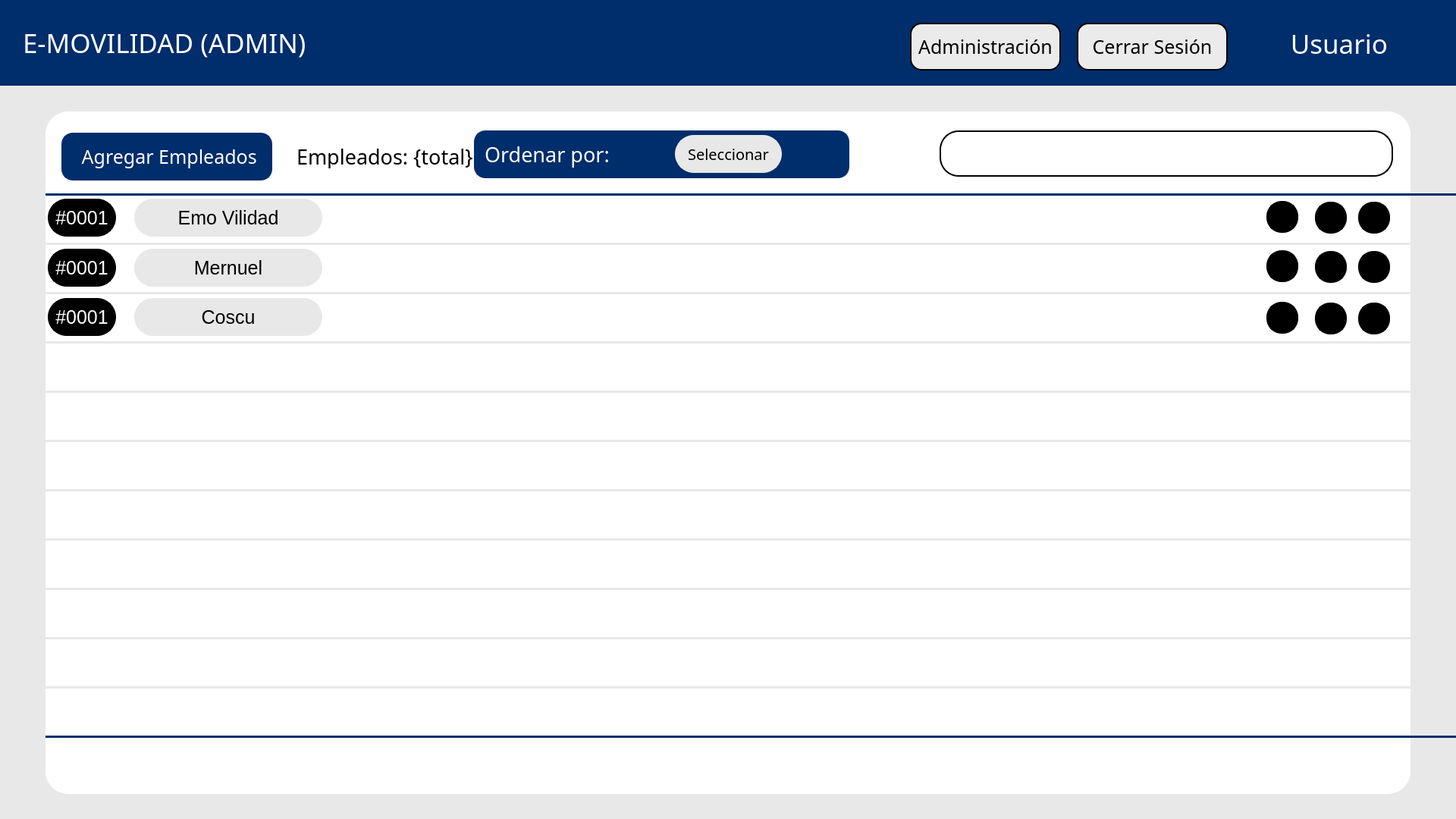
<?xml version="1.0" encoding="UTF-8"?>
<ui version="4.0">
 <class>Widget</class>
 <widget class="QWidget" name="Widget">
  <property name="geometry">
   <rect>
    <x>0</x>
    <y>0</y>
    <width>1920</width>
    <height>1080</height>
   </rect>
  </property>
  <property name="windowTitle">
   <string>Widget</string>
  </property>
  <widget class="QLabel" name="label_3">
   <property name="geometry">
    <rect>
     <x>0</x>
     <y>0</y>
     <width>1920</width>
     <height>113</height>
    </rect>
   </property>
   <property name="styleSheet">
    <string notr="true">background-color: rgb(0, 45, 107);</string>
   </property>
   <property name="text">
    <string/>
   </property>
   <property name="scaledContents">
    <bool>false</bool>
   </property>
  </widget>
  <widget class="QLabel" name="label_4">
   <property name="geometry">
    <rect>
     <x>0</x>
     <y>113</y>
     <width>1920</width>
     <height>967</height>
    </rect>
   </property>
   <property name="styleSheet">
    <string notr="true">background-color: #e8e8e8; </string>
   </property>
   <property name="text">
    <string/>
   </property>
   <property name="scaledContents">
    <bool>false</bool>
   </property>
  </widget>
  <widget class="QLabel" name="label_5">
   <property name="geometry">
    <rect>
     <x>918</x>
     <y>14</y>
     <width>85</width>
     <height>85</height>
    </rect>
   </property>
   <property name="styleSheet">
    <string notr="true"/>
   </property>
   <property name="text">
    <string/>
   </property>
   <property name="pixmap">
    <pixmap>logo.png</pixmap>
   </property>
   <property name="scaledContents">
    <bool>true</bool>
   </property>
  </widget>
  <widget class="QLabel" name="label_6">
   <property name="geometry">
    <rect>
     <x>60</x>
     <y>147</y>
     <width>1800</width>
     <height>900</height>
    </rect>
   </property>
   <property name="styleSheet">
    <string notr="true">background-color: white;
    border: 2px solid #ffffff;
    border-radius: 30px; /* Bordes redondeados */
    padding: 5px;</string>
   </property>
   <property name="text">
    <string/>
   </property>
   <property name="scaledContents">
    <bool>false</bool>
   </property>
  </widget>
  <widget class="QPushButton" name="botonAgregar">
   <property name="geometry">
    <rect>
     <x>81</x>
     <y>175</y>
     <width>278</width>
     <height>63</height>
    </rect>
   </property>
   <property name="font">
    <font>
     <family>icon-ui</family>
     <pointsize>19</pointsize>
    </font>
   </property>
   <property name="styleSheet">
    <string notr="true">background-color: rgb(0, 45, 107);
color: white;

border: 2px solid #002d6b;
border-radius: 15px; /* Bordes redondeados */
padding: 5px;



</string>
   </property>
   <property name="text">
    <string> Agregar Empleados</string>
   </property>
   <property name="icon">
    <iconset>
     <normaloff>c.png</normaloff>c.png</iconset>
   </property>
  </widget>
  <widget class="QLabel" name="label_12">
   <property name="geometry">
    <rect>
     <x>30</x>
     <y>36</y>
     <width>381</width>
     <height>41</height>
    </rect>
   </property>
   <property name="font">
    <font>
     <family>icon-ui</family>
     <pointsize>26</pointsize>
    </font>
   </property>
   <property name="styleSheet">
    <string notr="true">color: white;</string>
   </property>
   <property name="text">
    <string>E-MOVILIDAD (ADMIN)</string>
   </property>
   <property name="alignment">
    <set>Qt::AlignmentFlag::AlignLeading|Qt::AlignmentFlag::AlignLeft|Qt::AlignmentFlag::AlignVCenter</set>
   </property>
  </widget>
  <widget class="QLabel" name="label_14">
   <property name="geometry">
    <rect>
     <x>391</x>
     <y>190</y>
     <width>355</width>
     <height>32</height>
    </rect>
   </property>
   <property name="font">
    <font>
     <family>icon-ui</family>
     <pointsize>20</pointsize>
    </font>
   </property>
   <property name="styleSheet">
    <string notr="true">color: black;</string>
   </property>
   <property name="text">
    <string>Empleados: {total}</string>
   </property>
   <property name="alignment">
    <set>Qt::AlignmentFlag::AlignLeading|Qt::AlignmentFlag::AlignLeft|Qt::AlignmentFlag::AlignVCenter</set>
   </property>
  </widget>
  <widget class="QLabel" name="label">
   <property name="geometry">
    <rect>
     <x>60</x>
     <y>255</y>
     <width>1920</width>
     <height>3</height>
    </rect>
   </property>
   <property name="styleSheet">
    <string notr="true">background-color: rgb(0, 45, 107);</string>
   </property>
   <property name="text">
    <string/>
   </property>
  </widget>
  <widget class="QLabel" name="label_2">
   <property name="geometry">
    <rect>
     <x>60</x>
     <y>320</y>
     <width>1920</width>
     <height>3</height>
    </rect>
   </property>
   <property name="styleSheet">
    <string notr="true">background-color: rgb(232, 232, 232);</string>
   </property>
   <property name="text">
    <string/>
   </property>
  </widget>
  <widget class="QLabel" name="label_10">
   <property name="geometry">
    <rect>
     <x>60</x>
     <y>385</y>
     <width>1920</width>
     <height>3</height>
    </rect>
   </property>
   <property name="styleSheet">
    <string notr="true">background-color: rgb(232, 232, 232);</string>
   </property>
   <property name="text">
    <string/>
   </property>
  </widget>
  <widget class="QLabel" name="label_11">
   <property name="geometry">
    <rect>
     <x>60</x>
     <y>515</y>
     <width>1920</width>
     <height>3</height>
    </rect>
   </property>
   <property name="styleSheet">
    <string notr="true">background-color: rgb(232, 232, 232);</string>
   </property>
   <property name="text">
    <string/>
   </property>
  </widget>
  <widget class="QLabel" name="label_9">
   <property name="geometry">
    <rect>
     <x>60</x>
     <y>450</y>
     <width>1920</width>
     <height>3</height>
    </rect>
   </property>
   <property name="styleSheet">
    <string notr="true">background-color: rgb(232, 232, 232);</string>
   </property>
   <property name="text">
    <string/>
   </property>
  </widget>
  <widget class="QLabel" name="label_15">
   <property name="geometry">
    <rect>
     <x>60</x>
     <y>645</y>
     <width>1920</width>
     <height>3</height>
    </rect>
   </property>
   <property name="styleSheet">
    <string notr="true">background-color: rgb(232, 232, 232);</string>
   </property>
   <property name="text">
    <string/>
   </property>
  </widget>
  <widget class="QLabel" name="label_16">
   <property name="geometry">
    <rect>
     <x>60</x>
     <y>580</y>
     <width>1920</width>
     <height>3</height>
    </rect>
   </property>
   <property name="styleSheet">
    <string notr="true">background-color: rgb(232, 232, 232);</string>
   </property>
   <property name="text">
    <string/>
   </property>
  </widget>
  <widget class="QLabel" name="label_17">
   <property name="geometry">
    <rect>
     <x>60</x>
     <y>710</y>
     <width>1920</width>
     <height>3</height>
    </rect>
   </property>
   <property name="styleSheet">
    <string notr="true">background-color: rgb(232, 232, 232);</string>
   </property>
   <property name="text">
    <string/>
   </property>
  </widget>
  <widget class="QLabel" name="label_18">
   <property name="geometry">
    <rect>
     <x>60</x>
     <y>775</y>
     <width>1920</width>
     <height>3</height>
    </rect>
   </property>
   <property name="styleSheet">
    <string notr="true">background-color: rgb(232, 232, 232);</string>
   </property>
   <property name="text">
    <string/>
   </property>
  </widget>
  <widget class="QLabel" name="label_19">
   <property name="geometry">
    <rect>
     <x>60</x>
     <y>840</y>
     <width>1920</width>
     <height>3</height>
    </rect>
   </property>
   <property name="styleSheet">
    <string notr="true">background-color: rgb(232, 232, 232);</string>
   </property>
   <property name="text">
    <string/>
   </property>
  </widget>
  <widget class="QLabel" name="label_20">
   <property name="geometry">
    <rect>
     <x>60</x>
     <y>970</y>
     <width>1920</width>
     <height>3</height>
    </rect>
   </property>
   <property name="styleSheet">
    <string notr="true">background-color: rgb(0, 45, 107);</string>
   </property>
   <property name="text">
    <string/>
   </property>
  </widget>
  <widget class="QLabel" name="label_21">
   <property name="geometry">
    <rect>
     <x>60</x>
     <y>905</y>
     <width>1920</width>
     <height>3</height>
    </rect>
   </property>
   <property name="styleSheet">
    <string notr="true">background-color: rgb(232, 232, 232);</string>
   </property>
   <property name="text">
    <string/>
   </property>
  </widget>
  <widget class="QLabel" name="label_35">
   <property name="geometry">
    <rect>
     <x>63</x>
     <y>262</y>
     <width>90</width>
     <height>50</height>
    </rect>
   </property>
   <property name="font">
    <font>
     <family>Segoe UI</family>
     <pointsize>19</pointsize>
    </font>
   </property>
   <property name="styleSheet">
    <string notr="true">background-color: rgb(0, 0, 0);
color: rgb(255, 255, 255);

border: 2px solid #000000;
border-radius: 25px; /* Bordes redondeados */
padding: 5px;
</string>
   </property>
   <property name="text">
    <string>#0001</string>
   </property>
   <property name="alignment">
    <set>Qt::AlignmentFlag::AlignCenter</set>
   </property>
  </widget>
  <widget class="QLabel" name="label_36">
   <property name="geometry">
    <rect>
     <x>63</x>
     <y>328</y>
     <width>90</width>
     <height>50</height>
    </rect>
   </property>
   <property name="font">
    <font>
     <family>Segoe UI</family>
     <pointsize>19</pointsize>
    </font>
   </property>
   <property name="styleSheet">
    <string notr="true">background-color: rgb(0, 0, 0);
color: rgb(255, 255, 255);

border: 2px solid #000000;
border-radius: 25px; /* Bordes redondeados */
padding: 5px;
</string>
   </property>
   <property name="text">
    <string>#0001</string>
   </property>
   <property name="alignment">
    <set>Qt::AlignmentFlag::AlignCenter</set>
   </property>
  </widget>
  <widget class="QLabel" name="label_37">
   <property name="geometry">
    <rect>
     <x>63</x>
     <y>393</y>
     <width>90</width>
     <height>50</height>
    </rect>
   </property>
   <property name="font">
    <font>
     <family>Segoe UI</family>
     <pointsize>19</pointsize>
    </font>
   </property>
   <property name="styleSheet">
    <string notr="true">background-color: rgb(0, 0, 0);
color: rgb(255, 255, 255);

border: 2px solid #000000;
border-radius: 25px; /* Bordes redondeados */
padding: 5px;
</string>
   </property>
   <property name="text">
    <string>#0001</string>
   </property>
   <property name="alignment">
    <set>Qt::AlignmentFlag::AlignCenter</set>
   </property>
  </widget>
  <widget class="QLabel" name="label_38">
   <property name="geometry">
    <rect>
     <x>177</x>
     <y>262</y>
     <width>248</width>
     <height>50</height>
    </rect>
   </property>
   <property name="font">
    <font>
     <family>Segoe UI</family>
     <pointsize>19</pointsize>
    </font>
   </property>
   <property name="styleSheet">
    <string notr="true">background-color: #e8e8e8;
color: black;

border: 2px solid #e8e8e8;
border-radius: 25px; /* Bordes redondeados */
padding: 5px;
</string>
   </property>
   <property name="text">
    <string>Emo Vilidad</string>
   </property>
   <property name="alignment">
    <set>Qt::AlignmentFlag::AlignCenter</set>
   </property>
  </widget>
  <widget class="QLabel" name="label_39">
   <property name="geometry">
    <rect>
     <x>177</x>
     <y>328</y>
     <width>248</width>
     <height>50</height>
    </rect>
   </property>
   <property name="font">
    <font>
     <family>Segoe UI</family>
     <pointsize>19</pointsize>
    </font>
   </property>
   <property name="styleSheet">
    <string notr="true">background-color: #e8e8e8;
color: black;

border: 2px solid #e8e8e8;
border-radius: 25px; /* Bordes redondeados */
padding: 5px;
</string>
   </property>
   <property name="text">
    <string>Mernuel</string>
   </property>
   <property name="alignment">
    <set>Qt::AlignmentFlag::AlignCenter</set>
   </property>
  </widget>
  <widget class="QLabel" name="label_40">
   <property name="geometry">
    <rect>
     <x>177</x>
     <y>393</y>
     <width>248</width>
     <height>50</height>
    </rect>
   </property>
   <property name="font">
    <font>
     <family>Segoe UI</family>
     <pointsize>19</pointsize>
    </font>
   </property>
   <property name="styleSheet">
    <string notr="true">background-color: #e8e8e8;
color: black;

border: 2px solid #e8e8e8;
border-radius: 25px; /* Bordes redondeados */
padding: 5px;
</string>
   </property>
   <property name="text">
    <string>Coscu</string>
   </property>
   <property name="alignment">
    <set>Qt::AlignmentFlag::AlignCenter</set>
   </property>
  </widget>
  <widget class="QPushButton" name="botonEditar1">
   <property name="geometry">
    <rect>
     <x>1734</x>
     <y>266</y>
     <width>42</width>
     <height>42</height>
    </rect>
   </property>
   <property name="font">
    <font>
     <family>icon-ui</family>
     <pointsize>19</pointsize>
    </font>
   </property>
   <property name="styleSheet">
    <string notr="true">background-color: black;

border: 2px solid black;
border-radius: 20px; /* Bordes redondeados */
padding: 5px;</string>
   </property>
   <property name="text">
    <string/>
   </property>
   <property name="icon">
    <iconset>
     <normaloff>edit.png</normaloff>edit.png</iconset>
   </property>
  </widget>
  <widget class="QPushButton" name="botonEditar2">
   <property name="geometry">
    <rect>
     <x>1734</x>
     <y>331</y>
     <width>42</width>
     <height>42</height>
    </rect>
   </property>
   <property name="font">
    <font>
     <family>icon-ui</family>
     <pointsize>19</pointsize>
    </font>
   </property>
   <property name="styleSheet">
    <string notr="true">background-color: black;

border: 2px solid black;
border-radius: 20px; /* Bordes redondeados */
padding: 5px;</string>
   </property>
   <property name="text">
    <string/>
   </property>
   <property name="icon">
    <iconset>
     <normaloff>edit.png</normaloff>edit.png</iconset>
   </property>
  </widget>
  <widget class="QPushButton" name="botonEditar3">
   <property name="geometry">
    <rect>
     <x>1734</x>
     <y>399</y>
     <width>42</width>
     <height>42</height>
    </rect>
   </property>
   <property name="font">
    <font>
     <family>icon-ui</family>
     <pointsize>19</pointsize>
    </font>
   </property>
   <property name="styleSheet">
    <string notr="true">background-color: black;

border: 2px solid black;
border-radius: 20px; /* Bordes redondeados */
padding: 5px;</string>
   </property>
   <property name="text">
    <string/>
   </property>
   <property name="icon">
    <iconset>
     <normaloff>edit.png</normaloff>edit.png</iconset>
   </property>
  </widget>
  <widget class="QPushButton" name="botonSacar2">
   <property name="geometry">
    <rect>
     <x>1791</x>
     <y>331</y>
     <width>42</width>
     <height>42</height>
    </rect>
   </property>
   <property name="font">
    <font>
     <family>icon-ui</family>
     <pointsize>19</pointsize>
    </font>
   </property>
   <property name="styleSheet">
    <string notr="true">background-color: black;

border: 2px solid black;
border-radius: 20px; /* Bordes redondeados */
padding: 5px;</string>
   </property>
   <property name="text">
    <string/>
   </property>
   <property name="icon">
    <iconset>
     <normaloff>close.png</normaloff>close.png</iconset>
   </property>
  </widget>
  <widget class="QPushButton" name="botonSacar1">
   <property name="geometry">
    <rect>
     <x>1791</x>
     <y>266</y>
     <width>42</width>
     <height>42</height>
    </rect>
   </property>
   <property name="font">
    <font>
     <family>icon-ui</family>
     <pointsize>19</pointsize>
    </font>
   </property>
   <property name="styleSheet">
    <string notr="true">background-color: black;

border: 2px solid black;
border-radius: 20px; /* Bordes redondeados */
padding: 5px;</string>
   </property>
   <property name="text">
    <string/>
   </property>
   <property name="icon">
    <iconset>
     <normaloff>close.png</normaloff>close.png</iconset>
   </property>
  </widget>
  <widget class="QPushButton" name="botonSacar3">
   <property name="geometry">
    <rect>
     <x>1791</x>
     <y>399</y>
     <width>42</width>
     <height>42</height>
    </rect>
   </property>
   <property name="font">
    <font>
     <family>icon-ui</family>
     <pointsize>19</pointsize>
    </font>
   </property>
   <property name="styleSheet">
    <string notr="true">background-color: black;

border: 2px solid black;
border-radius: 20px; /* Bordes redondeados */
padding: 5px;</string>
   </property>
   <property name="text">
    <string/>
   </property>
   <property name="icon">
    <iconset>
     <normaloff>close.png</normaloff>close.png</iconset>
   </property>
  </widget>
  <widget class="QLabel" name="label_22">
   <property name="geometry">
    <rect>
     <x>625</x>
     <y>172</y>
     <width>495</width>
     <height>63</height>
    </rect>
   </property>
   <property name="font">
    <font>
     <family>icon-ui</family>
     <pointsize>20</pointsize>
    </font>
   </property>
   <property name="styleSheet">
    <string notr="true">color: white;
background-color: rgb(0, 45, 107);

border: 2px solid #002d6b;
border-radius: 15px; /* Bordes redondeados */
padding: 5px;</string>
   </property>
   <property name="text">
    <string>Ordenar por:</string>
   </property>
   <property name="alignment">
    <set>Qt::AlignmentFlag::AlignLeading|Qt::AlignmentFlag::AlignLeft|Qt::AlignmentFlag::AlignVCenter</set>
   </property>
  </widget>
  <widget class="QPushButton" name="botonOrdenar1">
   <property name="geometry">
    <rect>
     <x>890</x>
     <y>178</y>
     <width>141</width>
     <height>50</height>
    </rect>
   </property>
   <property name="font">
    <font>
     <family>icon-ui</family>
     <pointsize>-1</pointsize>
    </font>
   </property>
   <property name="styleSheet">
    <string notr="true">background-color: #e8e8e8;
font-size:20px;
color:black;


border: 2px solid #e8e8e8;
border-radius: 25px; /* Bordes redondeados */
padding: 5px;</string>
   </property>
   <property name="text">
    <string>Seleccionar</string>
   </property>
   <property name="icon">
    <iconset>
     <normaloff>down_arrow.png</normaloff>down_arrow.png</iconset>
   </property>
  </widget>
  <widget class="QLabel" name="label_23">
   <property name="geometry">
    <rect>
     <x>1239</x>
     <y>172</y>
     <width>598</width>
     <height>61</height>
    </rect>
   </property>
   <property name="font">
    <font>
     <family>icon-ui</family>
     <pointsize>20</pointsize>
    </font>
   </property>
   <property name="styleSheet">
    <string notr="true">color: white;
background-color: white;

border: 2px solid black;
border-radius: 25px; /* Bordes redondeados */
padding: 5px;</string>
   </property>
   <property name="text">
    <string/>
   </property>
   <property name="alignment">
    <set>Qt::AlignmentFlag::AlignLeading|Qt::AlignmentFlag::AlignLeft|Qt::AlignmentFlag::AlignVCenter</set>
   </property>
  </widget>
  <widget class="QLineEdit" name="lineEdit">
   <property name="geometry">
    <rect>
     <x>1290</x>
     <y>190</y>
     <width>501</width>
     <height>31</height>
    </rect>
   </property>
   <property name="styleSheet">
    <string notr="true">color: black;
background-color: white;

border: 2px solid white;
border-radius: 25px; /* Bordes redondeados */
padding: 5px;

font-size:15px;</string>
   </property>
  </widget>
  <widget class="QPushButton" name="botonBuscar">
   <property name="geometry">
    <rect>
     <x>1250</x>
     <y>185</y>
     <width>31</width>
     <height>41</height>
    </rect>
   </property>
   <property name="font">
    <font>
     <family>icon-ui</family>
     <pointsize>19</pointsize>
    </font>
   </property>
   <property name="styleSheet">
    <string notr="true">color: white;
background-color: white;

border: 2px solid white;
border-radius: 20px; /* Bordes redondeados */
padding: 5px;</string>
   </property>
   <property name="text">
    <string/>
   </property>
   <property name="icon">
    <iconset>
     <normaloff>search.png</normaloff>search.png</iconset>
   </property>
   <property name="iconSize">
    <size>
     <width>31</width>
     <height>31</height>
    </size>
   </property>
  </widget>
  <widget class="QPushButton" name="botonBorrar">
   <property name="geometry">
    <rect>
     <x>1800</x>
     <y>190</y>
     <width>21</width>
     <height>31</height>
    </rect>
   </property>
   <property name="font">
    <font>
     <family>icon-ui</family>
     <pointsize>19</pointsize>
    </font>
   </property>
   <property name="styleSheet">
    <string notr="true">color: white;
background-color: white;

border: 2px solid white;
border-radius: 20px; /* Bordes redondeados */
padding: 5px;</string>
   </property>
   <property name="text">
    <string/>
   </property>
   <property name="icon">
    <iconset>
     <normaloff>close2.png</normaloff>close2.png</iconset>
   </property>
   <property name="iconSize">
    <size>
     <width>16</width>
     <height>16</height>
    </size>
   </property>
  </widget>
  <widget class="QPushButton" name="botonVer3">
   <property name="geometry">
    <rect>
     <x>1670</x>
     <y>398</y>
     <width>42</width>
     <height>42</height>
    </rect>
   </property>
   <property name="font">
    <font>
     <family>icon-ui</family>
     <pointsize>19</pointsize>
    </font>
   </property>
   <property name="styleSheet">
    <string notr="true">background-color: black;

border: 2px solid black;
border-radius: 20px; /* Bordes redondeados */
padding: 5px;</string>
   </property>
   <property name="text">
    <string/>
   </property>
   <property name="icon">
    <iconset>
     <normaloff>eye.png</normaloff>eye.png</iconset>
   </property>
   <property name="iconSize">
    <size>
     <width>25</width>
     <height>25</height>
    </size>
   </property>
  </widget>
  <widget class="QPushButton" name="botonVer1">
   <property name="geometry">
    <rect>
     <x>1670</x>
     <y>265</y>
     <width>42</width>
     <height>42</height>
    </rect>
   </property>
   <property name="font">
    <font>
     <family>icon-ui</family>
     <pointsize>19</pointsize>
    </font>
   </property>
   <property name="styleSheet">
    <string notr="true">background-color: black;

border: 2px solid black;
border-radius: 20px; /* Bordes redondeados */
padding: 5px;</string>
   </property>
   <property name="text">
    <string/>
   </property>
   <property name="icon">
    <iconset>
     <normaloff>eye.png</normaloff>eye.png</iconset>
   </property>
   <property name="iconSize">
    <size>
     <width>25</width>
     <height>25</height>
    </size>
   </property>
  </widget>
  <widget class="QPushButton" name="botonVer2">
   <property name="geometry">
    <rect>
     <x>1670</x>
     <y>330</y>
     <width>42</width>
     <height>42</height>
    </rect>
   </property>
   <property name="font">
    <font>
     <family>icon-ui</family>
     <pointsize>19</pointsize>
    </font>
   </property>
   <property name="styleSheet">
    <string notr="true">background-color: black;

border: 2px solid black;
border-radius: 20px; /* Bordes redondeados */
padding: 5px;</string>
   </property>
   <property name="text">
    <string/>
   </property>
   <property name="icon">
    <iconset>
     <normaloff>eye.png</normaloff>eye.png</iconset>
   </property>
   <property name="iconSize">
    <size>
     <width>25</width>
     <height>25</height>
    </size>
   </property>
  </widget>
  <widget class="QLabel" name="label_24">
   <property name="geometry">
    <rect>
     <x>1621</x>
     <y>37</y>
     <width>209</width>
     <height>41</height>
    </rect>
   </property>
   <property name="font">
    <font>
     <family>icon-ui</family>
     <pointsize>26</pointsize>
    </font>
   </property>
   <property name="styleSheet">
    <string notr="true">color: white;</string>
   </property>
   <property name="text">
    <string>Usuario</string>
   </property>
   <property name="alignment">
    <set>Qt::AlignmentFlag::AlignRight|Qt::AlignmentFlag::AlignTrailing|Qt::AlignmentFlag::AlignVCenter</set>
   </property>
  </widget>
  <widget class="QPushButton" name="botonAdmin">
   <property name="geometry">
    <rect>
     <x>1200</x>
     <y>30</y>
     <width>199</width>
     <height>63</height>
    </rect>
   </property>
   <property name="font">
    <font>
     <family>icon-ui</family>
     <pointsize>19</pointsize>
    </font>
   </property>
   <property name="styleSheet">
    <string notr="true">border: 2px solid #000000;
border-radius: 15px; /* Bordes redondeados */
padding: 5px;

color: black;
background-color: #ebebeb;</string>
   </property>
   <property name="text">
    <string>Administración</string>
   </property>
  </widget>
  <widget class="QLabel" name="label_8">
   <property name="geometry">
    <rect>
     <x>1840</x>
     <y>30</y>
     <width>56</width>
     <height>56</height>
    </rect>
   </property>
   <property name="styleSheet">
    <string notr="true"/>
   </property>
   <property name="text">
    <string/>
   </property>
   <property name="pixmap">
    <pixmap>perfil-de-usuario.png</pixmap>
   </property>
   <property name="scaledContents">
    <bool>true</bool>
   </property>
  </widget>
  <widget class="QPushButton" name="botonLogOut">
   <property name="geometry">
    <rect>
     <x>1420</x>
     <y>30</y>
     <width>199</width>
     <height>63</height>
    </rect>
   </property>
   <property name="font">
    <font>
     <family>icon-ui</family>
     <pointsize>19</pointsize>
    </font>
   </property>
   <property name="styleSheet">
    <string notr="true">border: 2px solid #000000;
border-radius: 15px; /* Bordes redondeados */
padding: 5px;

color: black;
background-color: #ebebeb;</string>
   </property>
   <property name="text">
    <string>Cerrar Sesión</string>
   </property>
  </widget>
  <widget class="QTableWidget" name="tableWidget">
   <property name="geometry">
    <rect>
     <x>60</x>
     <y>256</y>
     <width>1800</width>
     <height>791</height>
    </rect>
   </property>
   <property name="styleSheet">
    <string notr="true">background-color: white;
    border: 2px solid #ffffff;
    border-radius: 30px; /* Bordes redondeados */
    padding: 5px;</string>
   </property>
  </widget>
  <zorder>label_4</zorder>
  <zorder>label_6</zorder>
  <zorder>label_3</zorder>
  <zorder>label_5</zorder>
  <zorder>botonAgregar</zorder>
  <zorder>label_12</zorder>
  <zorder>label_14</zorder>
  <zorder>label</zorder>
  <zorder>label_2</zorder>
  <zorder>label_10</zorder>
  <zorder>label_11</zorder>
  <zorder>label_9</zorder>
  <zorder>label_15</zorder>
  <zorder>label_16</zorder>
  <zorder>label_17</zorder>
  <zorder>label_18</zorder>
  <zorder>label_19</zorder>
  <zorder>label_20</zorder>
  <zorder>label_21</zorder>
  <zorder>label_35</zorder>
  <zorder>label_36</zorder>
  <zorder>label_37</zorder>
  <zorder>label_38</zorder>
  <zorder>label_39</zorder>
  <zorder>label_40</zorder>
  <zorder>botonEditar1</zorder>
  <zorder>botonEditar2</zorder>
  <zorder>botonEditar3</zorder>
  <zorder>botonSacar2</zorder>
  <zorder>botonSacar1</zorder>
  <zorder>botonSacar3</zorder>
  <zorder>label_22</zorder>
  <zorder>botonOrdenar1</zorder>
  <zorder>label_23</zorder>
  <zorder>lineEdit</zorder>
  <zorder>botonBuscar</zorder>
  <zorder>botonBorrar</zorder>
  <zorder>botonVer3</zorder>
  <zorder>botonVer1</zorder>
  <zorder>botonVer2</zorder>
  <zorder>label_24</zorder>
  <zorder>botonAdmin</zorder>
  <zorder>label_8</zorder>
  <zorder>botonLogOut</zorder>
 </widget>
 <resources/>
 <connections/>
</ui>
